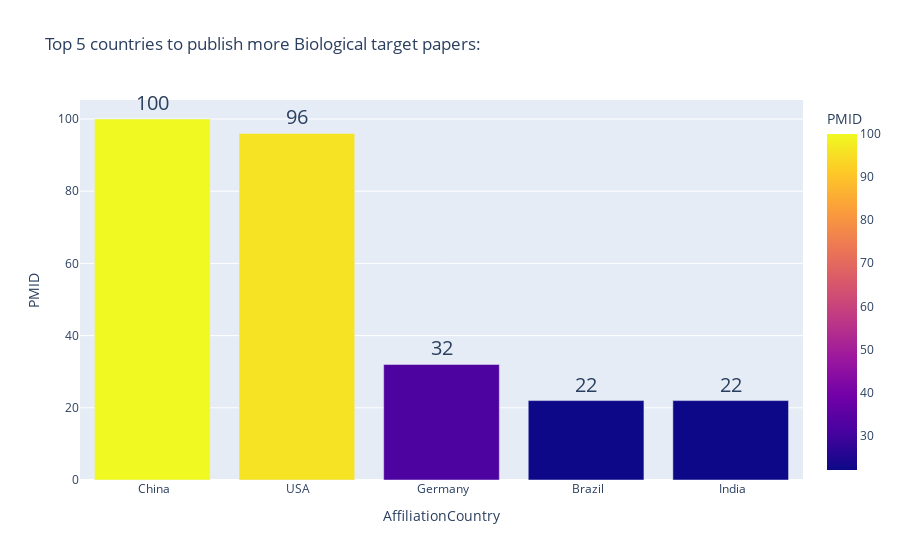

Write notebook code for a chart like this one.
### Code cell
# Making a bar chart for Top 5 contributing countries
fig = px.bar(inst_11, x='AffiliationCountry', y='PMID', labels={'Count':'Total No. of publications'}, height=400, title = "Top 5 countries to publish more Biological target papers: ", text_auto='.2s', color = 'PMID')
fig.update_traces(textfont_size=20, textangle=0, textposition="outside", cliponaxis=False)
fig.show()

### Figure 1 — Plotly figure (JSON) as saved in the notebook; plotly's stock layout.template omitted (floating-point values rounded to 4 significant figures)
{"data": [{"alignmentgroup": "True", "cliponaxis": false, "hovertemplate": "AffiliationCountry=%{x}<br>PMID=%{marker.color}<extra></extra>", "legendgroup": "", "marker": {"color": [100, 96, 32, 22, 22], "coloraxis": "coloraxis", "pattern": {"shape": ""}}, "name": "", "offsetgroup": "", "orientation": "v", "showlegend": false, "textangle": 0, "textfont": {"size": 20}, "textposition": "outside", "texttemplate": "%{y:.2s}", "type": "bar", "x": [" China", " USA", " Germany", " Brazil", " India"], "xaxis": "x", "y": [100, 96, 32, 22, 22], "yaxis": "y"}], "layout": {"autosize": true, "barmode": "relative", "coloraxis": {"colorbar": {"title": {"text": "PMID"}}, "colorscale": [[0, "#0d0887"], [0.1111, "#46039f"], [0.2222, "#7201a8"], [0.3333, "#9c179e"], [0.4444, "#bd3786"], [0.5556, "#d8576b"], [0.6667, "#ed7953"], [0.7778, "#fb9f3a"], [0.8889, "#fdca26"], [1, "#f0f921"]]}, "legend": {"tracegroupgap": 0}, "title": {"text": "Top 5 countries to publish more Biological target papers: "}, "xaxis": {"anchor": "y", "autorange": true, "domain": [0, 1], "range": [-0.5, 4.5], "title": {"text": "AffiliationCountry"}, "type": "category"}, "yaxis": {"anchor": "x", "autorange": true, "domain": [0, 1], "range": [0, 105.3], "title": {"text": "PMID"}, "type": "linear"}}}
